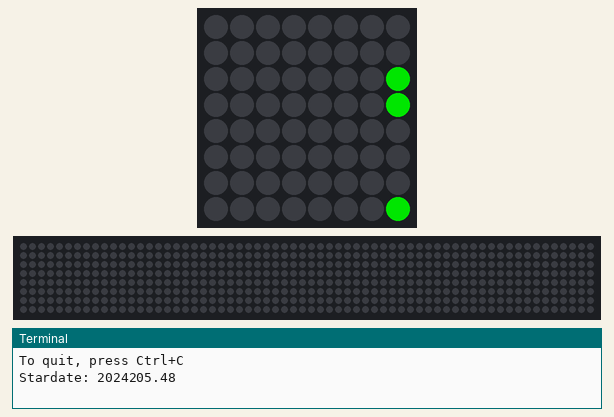
A program run on a simulated Raspberry Pi (BCM pin numbers) with a Sense HAT. Parts: the Sense HAT's 8×8 RGB LED matrix, a strip that is not on the board, showing the scrolling text unrolled, the last lines printed to the terminal. Dim RGB values are drawn brighter than linear; the clock reads 2024-03-15 10:24:30 at power-on unless the program sets it; the 64×8 strip is a reading aid, not a part: it shows the text the matrix is scrolling, unrolled, one strip-width of it at a time.

Above: at 0.24 s.
At 8.98 s:
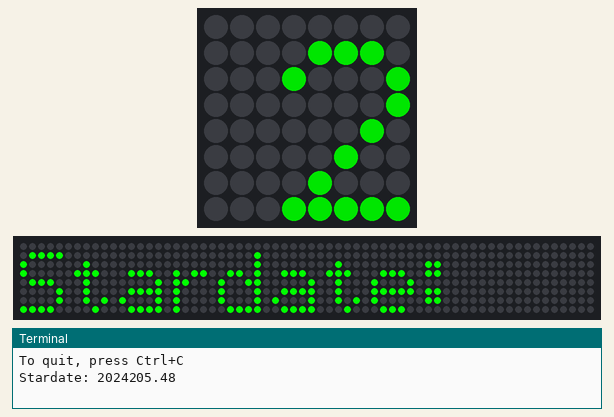
At 17.88 s:
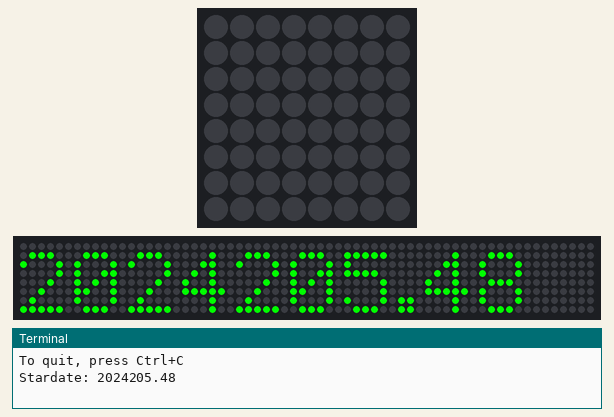
At 18.78 s:
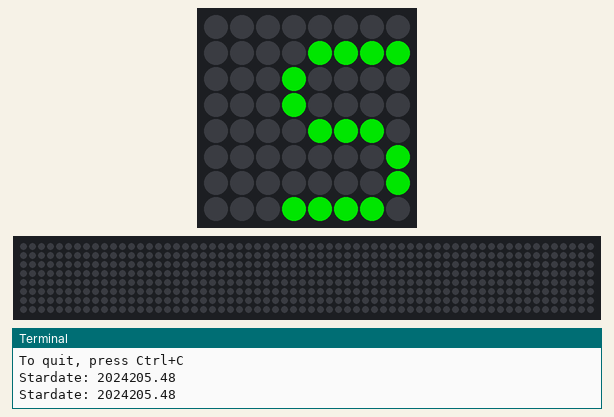
At 29.33 s:
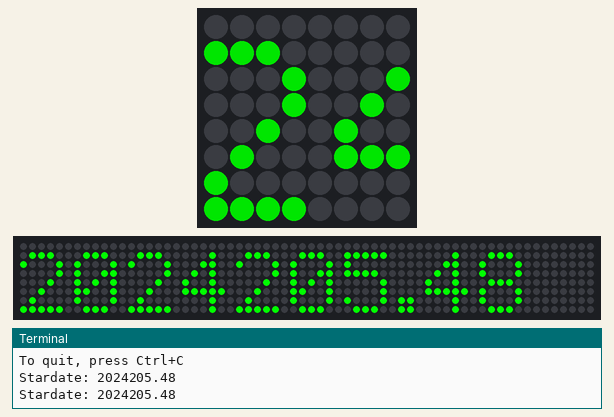
At 39.88 s:
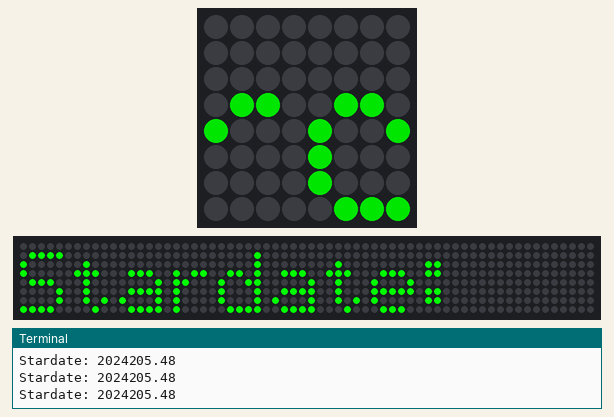

The program:

stardate_clock.py
```python
#!/usr/bin/env python3
# ========================================================================
# stardate_clock.py
#
# Description: Stardate is a fictional timekeeping system from Star Trek.
#
# Author: Jim Ing
# Date: 2024-08-16
# ========================================================================

from datetime import datetime
from config import sense

def calculate_stardate():
    now = datetime.now()
    year = now.year
    day_of_year = now.timetuple().tm_yday

    # Calculate Stardate
    stardate = year * 1000 + (day_of_year / 365) * 1000 # Format Stardate with 2 decimal places
    return f"{stardate:.2f}"

def display_time():
    while True:
        # Get the current time in regular format
        now = datetime.now()
        regular_time = now.strftime("%H:%M:%S")

        # Get the current Stardate
        stardate = calculate_stardate()

        # Display the regular time
        #sense.show_message(f"Time: {regular_time}", scroll_speed=0.1, text_colour=[255, 255, 255])

        # Display the Stardate
        print(f"Stardate: {stardate}")
        sense.show_message(f"Stardate: {stardate}", scroll_speed=0.15, text_colour=[0, 255, 0])

try:
    print ("To quit, press Ctrl+C")
    display_time()

except KeyboardInterrupt:
    sense.clear()
```

config.py
```python
#!/usr/bin/env python3
# ========================================================================
# config.py
#
# Description: Global configuration.
#
# Author: Jim Ing
# Date: 2024-08-29
# ========================================================================

from sense_hat import SenseHat
#from sense_hat import SenseHat, ACTION_PRESSED, ACTION_HELD, ACTION_RELEASED

sense = SenseHat()

sense.rotation = 0
sense.low_light = True
```
